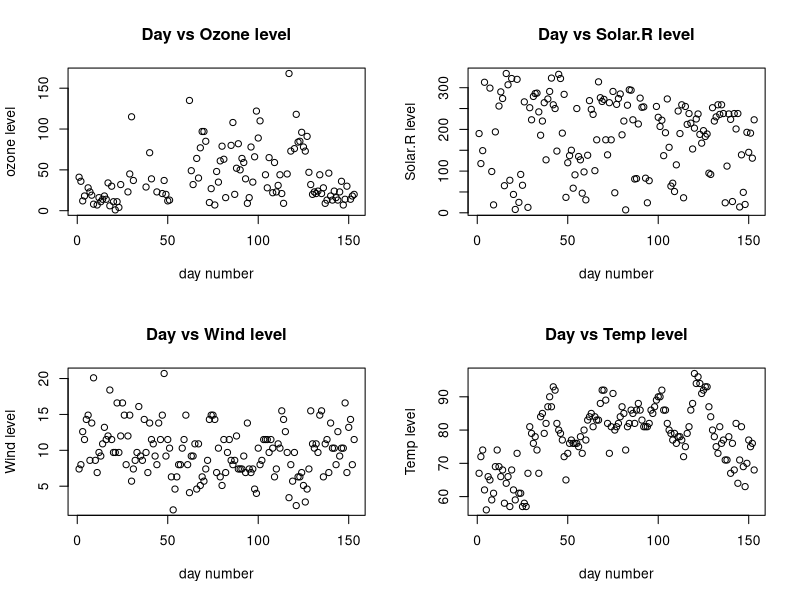
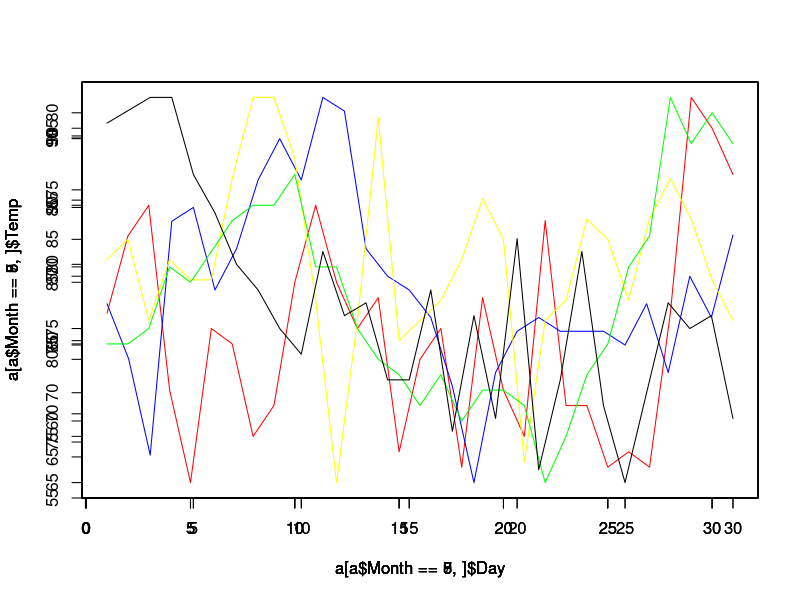

Write R code to recreate these figures, in order.
## ---- chunk 1
a = airquality
m=matrix(data=1:4, nrow=2, ncol=2, byrow=TRUE)
layout(m)
plot(1:dim(a)[1], a$Ozone, ylab="ozone level", xlab="day number", main="Day vs Ozone level")
plot(1:dim(a)[1], a$Solar.R, ylab="Solar.R level", xlab="day number", main="Day vs Solar.R level")
plot(1:dim(a)[1], a$Wind, ylab="Wind level", xlab="day number", main="Day vs Wind level")
plot(1:dim(a)[1], a$Temp, ylab="Temp level", xlab="day number", main="Day vs Temp level")
## ---- chunk 2
m=matrix(data=1, nrow=1, ncol=1, byrow=TRUE)
layout(m)
plot(a[a$Month==5,]$Day,a[a$Month==5,]$Temp,type="l",col="red")
par(new=TRUE)
plot(a[a$Month==6,]$Day,a[a$Month==6,]$Temp,type="l",col="blue")
par(new=TRUE)
plot(a[a$Month==7,]$Day,a[a$Month==7,]$Temp,type="l",col="yellow")
par(new=TRUE)
plot(a[a$Month==8,]$Day,a[a$Month==8,]$Temp,type="l",col="green")
par(new=TRUE)
plot(a[a$Month==9,]$Day,a[a$Month==9,]$Temp,type="l")

## ---- chunk 3

## ---- chunk 4

## ---- chunk 5

## ---- chunk 6

## ---- chunk 7

## ---- chunk 8

## ---- chunk 9

